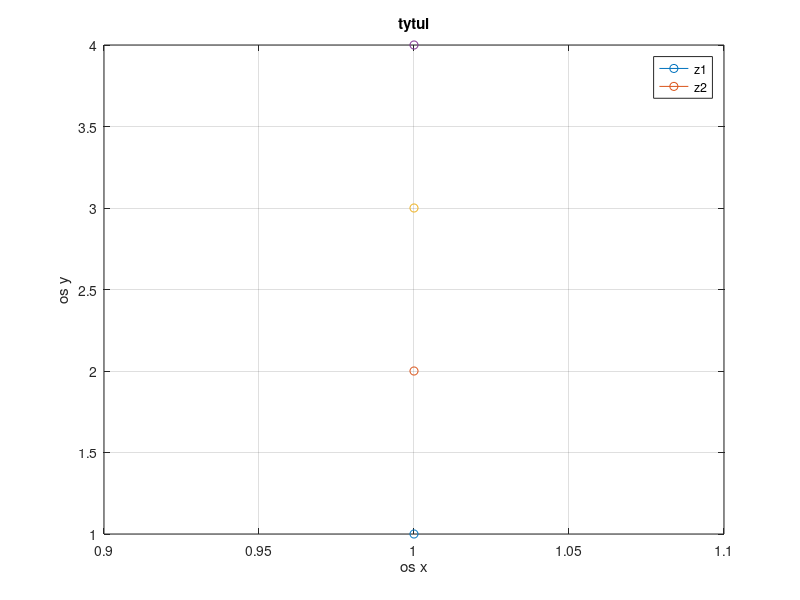

Write the MATLAB code that produced this figure.
close all
clear all
clc
x= [1];
y= [1 2 3 4];
plot(x,y,'-o')
title('tytul')
xlabel('os x')
ylabel('os y')
legend('z1','z2')
grid on
axis tight